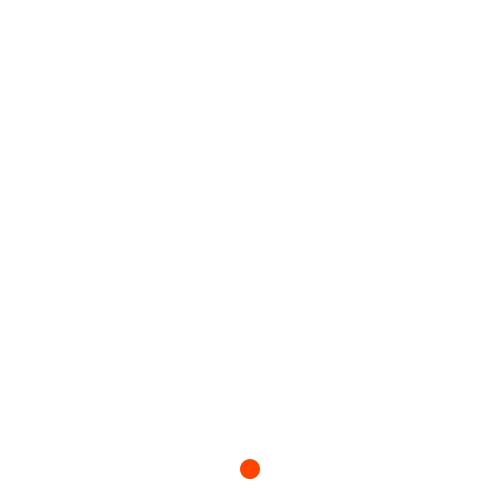
Frame 1 (no input)
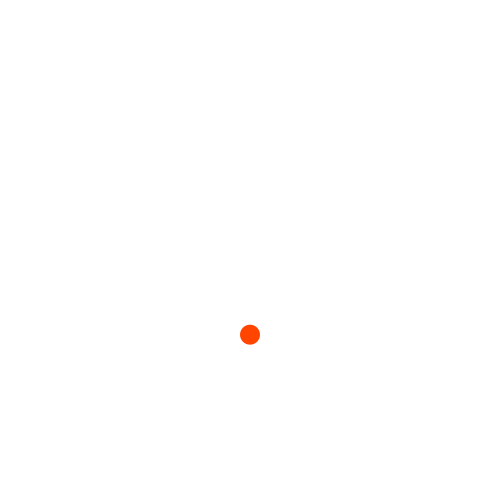
Frame 60 (the mouse pressed at the canvas centre just before this capture)
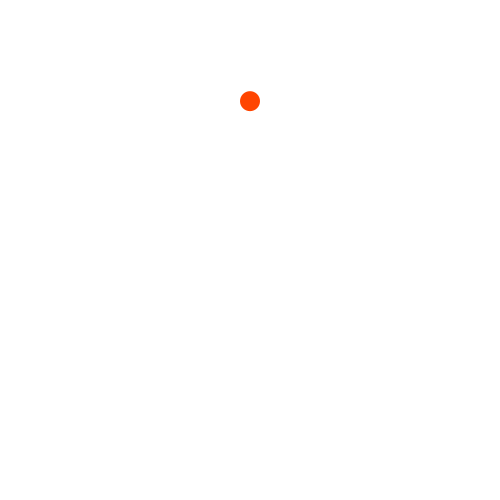
Frame 120 (the mouse held since frame 60 and released just before this capture)

The Processing sketch that drew these frames (run headless with seeded random() and noise(); from frame 60 on, the mouse is pressed at the canvas centre):

// Processing sketch: signal_generator
// ── signal_generator.pde
void setup() {  
  size(500, 500); 
  smooth();
}

void draw() {
  background(255);
  
  fill(255, 69,  0);
  noStroke();
  
  float time = millis() / 1000.0;   // from milliseconds to seconds
    
  // Change here for example sineWave to squareWave for a different signal...
  float signal = sineWave(time, 1.5);  // 1.5 Hertz. Signal is between -1, +1
  // Change end

  float y = map(signal, -1, 1, 0, height);
  ellipse(width * 0.5, y, 20, 20);
}

/** A sine wave. Time is in seconds, frequency in hertz */ 
float sineWave(float time, float frequency) {
  return sin(time * TWO_PI * frequency); 
}

/** A triangle wave. Time is in seconds, frequency in hertz */ 
float triangleWave(float time, float frequency) {
  float period = (1.0 / frequency);
  return abs((time % period) - 0.5 * period) * frequency * 4.0 - 1.0;
}

/** A sawtooth wave. Time is in seconds, frequency in hertz */ 
float sawtoothWave(float time, float frequency) {
  float p = time * frequency;
  return (p % 1.0) * 2.0 - 1.0;
}

/** A square wave. Time is in seconds, frequency in hertz */ 
float squareWave(float time, float frequency) {  
  return signum(sin(time * TWO_PI * frequency));
}

/** The sign of a value. Returns -1 for negative values, 0 for 0 and 1 for positive values */
float signum(float value) {
  if (value == 0.0) return 0;
  else if (value > 0.0) return 1;
  else return -1;
}
